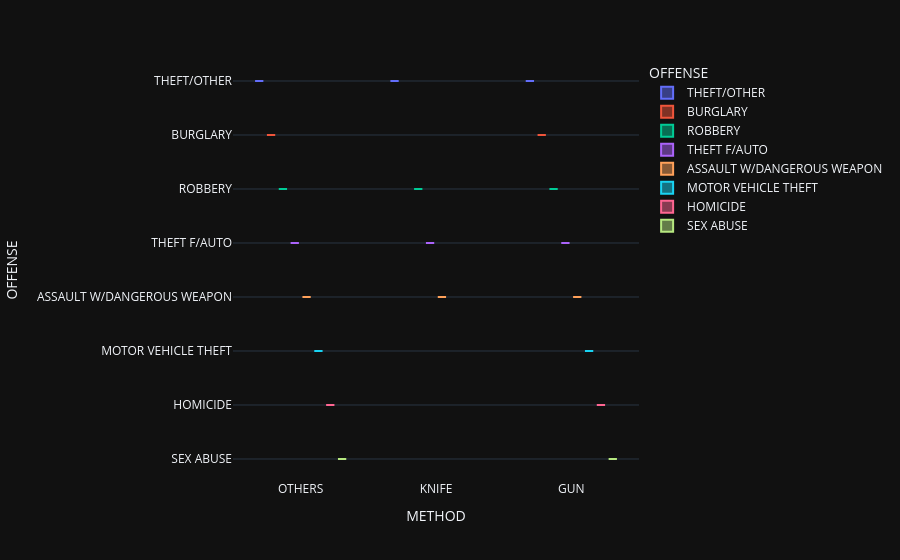
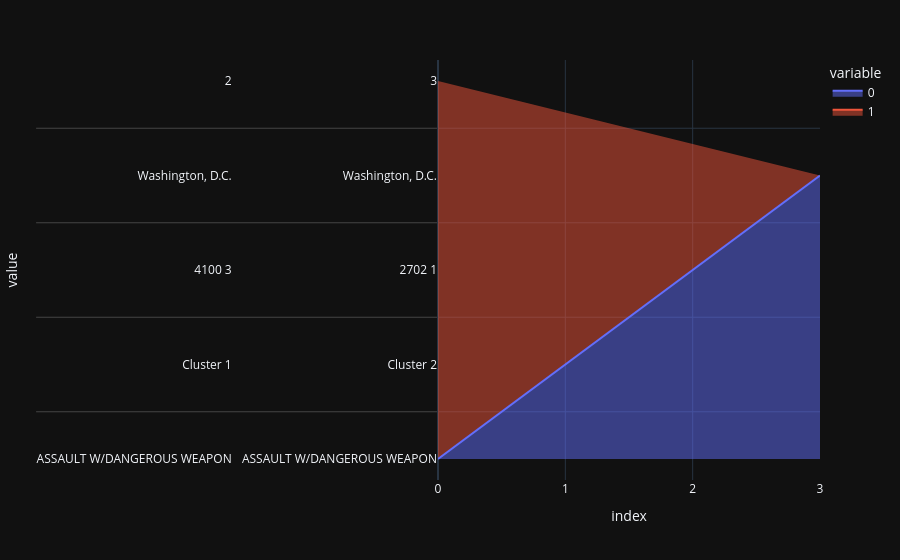
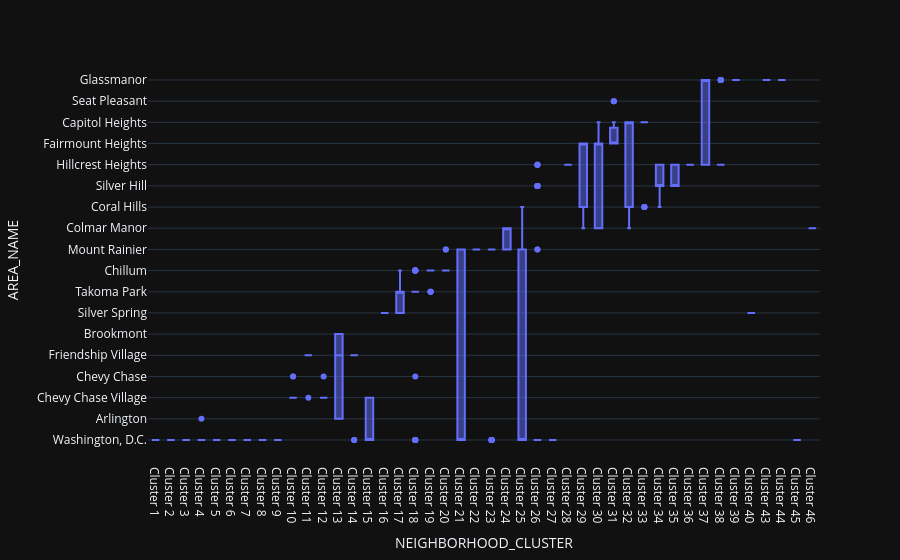
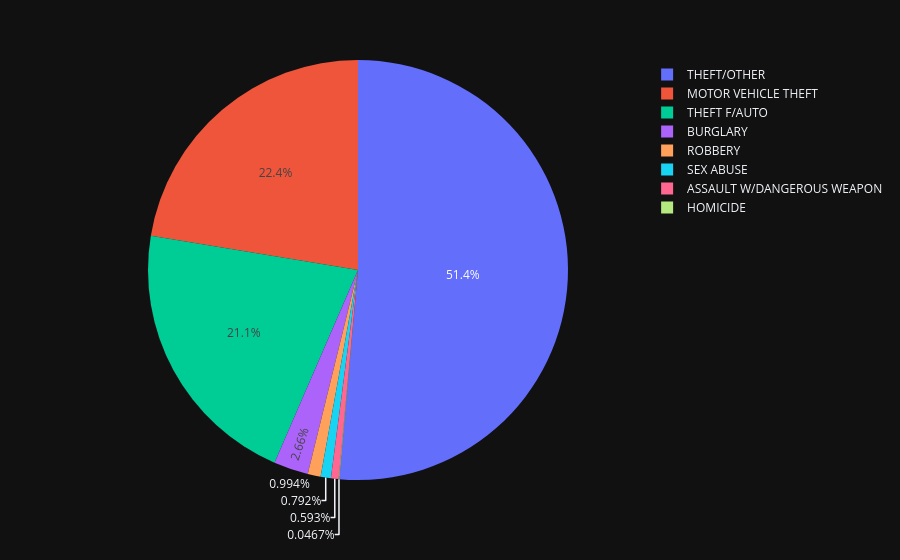

Here is the notebook cell these charts were saved with, in order:
### Code cell
fig1 = px.box(data,x ='METHOD',y='OFFENSE',color='OFFENSE',template='plotly_dark')
fig1.show()

fig2 = px.area(data.groupby(['OFFENSE','NEIGHBORHOOD_CLUSTER','BLOCK_GROUP-CENSUS_TRACT & WARD','AREA_NAME'])['DISTRICT'],template='plotly_dark')
fig2.show()

fig3 = px.box(data,x='NEIGHBORHOOD_CLUSTER',y='AREA_NAME',template='plotly_dark')
fig3.show()

fig4 = px.pie(data,names='OFFENSE',values=data['INCIDENT_DURATION'].apply(convert_to_hours_as_nums),template='plotly_dark') # type: ignore
fig4.show()

fig5 = px.treemap(data,path=['OFFENSE','METHOD','SHIFT'],template='plotly_dark')
fig5.show()

fig6 = px.area(data, x='INCIDENT_DURATION', y='REPORTING_GAP',template='plotly_dark')
fig6.show()

### Figure 1 — Plotly figure (JSON) as saved in the notebook; plotly's stock layout.template omitted (floating-point values rounded to 4 significant figures; data arrays with more than 128 entries replaced by an {"elided": "..."} marker saying what was removed)
{"data": [{"alignmentgroup": "True", "hovertemplate": "OFFENSE=%{y}<br>METHOD=%{x}<extra></extra>", "legendgroup": "THEFT/OTHER", "marker": {"color": "#636efa"}, "name": "THEFT/OTHER", "notched": false, "offsetgroup": "THEFT/OTHER", "orientation": "v", "showlegend": true, "type": "box", "x": {"elided": "884 str values"}, "x0": " ", "xaxis": "x", "y": {"elided": "884 str values"}, "y0": " ", "yaxis": "y"}, {"alignmentgroup": "True", "hovertemplate": "OFFENSE=%{y}<br>METHOD=%{x}<extra></extra>", "legendgroup": "BURGLARY", "marker": {"color": "#EF553B"}, "name": "BURGLARY", "notched": false, "offsetgroup": "BURGLARY", "orientation": "v", "showlegend": true, "type": "box", "x": ["OTHERS", "OTHERS", "OTHERS", "OTHERS", "OTHERS", "OTHERS", "OTHERS", "OTHERS", "OTHERS", "OTHERS", "OTHERS", "OTHERS", "OTHERS", "OTHERS", "OTHERS", "OTHERS", "OTHERS", "OTHERS", "OTHERS", "OTHERS", "OTHERS", "OTHERS", "GUN", "OTHERS", "OTHERS", "OTHERS", "OTHERS", "OTHERS", "OTHERS", "OTHERS", "OTHERS", "OTHERS", "OTHERS", "OTHERS", "OTHERS", "OTHERS", "OTHERS", "OTHERS", "OTHERS", "OTHERS", "OTHERS", "OTHERS", "OTHERS", "OTHERS", "OTHERS", "OTHERS", "OTHERS", "OTHERS", "OTHERS", "OTHERS", "OTHERS", "OTHERS", "OTHERS", "OTHERS", "OTHERS", "OTHERS", "OTHERS", "OTHERS"], "x0": " ", "xaxis": "x", "y": ["BURGLARY", "BURGLARY", "BURGLARY", "BURGLARY", "BURGLARY", "BURGLARY", "BURGLARY", "BURGLARY", "BURGLARY", "BURGLARY", "BURGLARY", "BURGLARY", "BURGLARY", "BURGLARY", "BURGLARY", "BURGLARY", "BURGLARY", "BURGLARY", "BURGLARY", "BURGLARY", "BURGLARY", "BURGLARY", "BURGLARY", "BURGLARY", "BURGLARY", "BURGLARY", "BURGLARY", "BURGLARY", "BURGLARY", "BURGLARY", "BURGLARY", "BURGLARY", "BURGLARY", "BURGLARY", "BURGLARY", "BURGLARY", "BURGLARY", "BURGLARY", "BURGLARY", "BURGLARY", "BURGLARY", "BURGLARY", "BURGLARY", "BURGLARY", "BURGLARY", "BURGLARY", "BURGLARY", "BURGLARY", "BURGLARY", "BURGLARY", "BURGLARY", "BURGLARY", "BURGLARY", "BURGLARY", "BURGLARY", "BURGLARY", "BURGLARY", "BURGLARY"], "y0": " ", "yaxis": "y"}, {"alignmentgroup": "True", "hovertemplate": "OFFENSE=%{y}<br>METHOD=%{x}<extra></extra>", "legendgroup": "ROBBERY", "marker": {"color": "#00cc96"}, "name": "ROBBERY", "notched": false, "offsetgroup": "ROBBERY", "orientation": "v", "showlegend": true, "type": "box", "x": ["OTHERS", "GUN", "GUN", "OTHERS", "GUN", "GUN", "GUN", "OTHERS", "KNIFE", "OTHERS", "OTHERS", "GUN", "OTHERS", "OTHERS", "OTHERS", "GUN", "GUN", "OTHERS", "OTHERS", "OTHERS", "OTHERS", "OTHERS", "OTHERS", "GUN", "GUN", "OTHERS", "OTHERS", "GUN", "OTHERS", "OTHERS", "OTHERS", "OTHERS", "OTHERS", "OTHERS", "KNIFE", "OTHERS", "OTHERS", "OTHERS", "GUN", "GUN", "GUN", "OTHERS", "GUN", "OTHERS", "GUN", "GUN", "GUN", "GUN", "OTHERS", "OTHERS", "OTHERS", "OTHERS", "GUN", "GUN", "OTHERS", "OTHERS", "OTHERS", "OTHERS", "KNIFE", "OTHERS", "OTHERS", "KNIFE", "OTHERS", "OTHERS", "OTHERS", "OTHERS", "OTHERS", "OTHERS", "GUN", "OTHERS", "OTHERS", "OTHERS", "OTHERS", "OTHERS", "OTHERS", "OTHERS", "OTHERS", "OTHERS", "GUN", "OTHERS", "OTHERS", "GUN", "OTHERS", "OTHERS", "OTHERS", "GUN", "OTHERS", "OTHERS", "GUN", "OTHERS", "OTHERS", "OTHERS", "OTHERS", "OTHERS", "OTHERS", "GUN", "OTHERS", "OTHERS", "GUN", "OTHERS", "GUN", "OTHERS", "OTHERS", "GUN"], "x0": " ", "xaxis": "x", "y": ["ROBBERY", "ROBBERY", "ROBBERY", "ROBBERY", "ROBBERY", "ROBBERY", "ROBBERY", "ROBBERY", "ROBBERY", "ROBBERY", "ROBBERY", "ROBBERY", "ROBBERY", "ROBBERY", "ROBBERY", "ROBBERY", "ROBBERY", "ROBBERY", "ROBBERY", "ROBBERY", "ROBBERY", "ROBBERY", "ROBBERY", "ROBBERY", "ROBBERY", "ROBBERY", "ROBBERY", "ROBBERY", "ROBBERY", "ROBBERY", "ROBBERY", "ROBBERY", "ROBBERY", "ROBBERY", "ROBBERY", "ROBBERY", "ROBBERY", "ROBBERY", "ROBBERY", "ROBBERY", "ROBBERY", "ROBBERY", "ROBBERY", "ROBBERY", "ROBBERY", "ROBBERY", "ROBBERY", "ROBBERY", "ROBBERY", "ROBBERY", "ROBBERY", "ROBBERY", "ROBBERY", "ROBBERY", "ROBBERY", "ROBBERY", "ROBBERY", "ROBBERY", "ROBBERY", "ROBBERY", "ROBBERY", "ROBBERY", "ROBBERY", "ROBBERY", "ROBBERY", "ROBBERY", "ROBBERY", "ROBBERY", "ROBBERY", "ROBBERY", "ROBBERY", "ROBBERY", "ROBBERY", "ROBBERY", "ROBBERY", "ROBBERY", "ROBBERY", "ROBBERY", "ROBBERY", "ROBBERY", "ROBBERY", "ROBBERY", "ROBBERY", "ROBBERY", "ROBBERY", "ROBBERY", "ROBBERY", "ROBBERY", "ROBBERY", "ROBBERY", "ROBBERY", "ROBBERY", "ROBBERY", "ROBBERY", "ROBBERY", "ROBBERY", "ROBBERY", "ROBBERY", "ROBBERY", "ROBBERY", "ROBBERY", "ROBBERY", "ROBBERY", "ROBBERY"], "y0": " ", "yaxis": "y"}, {"alignmentgroup": "True", "hovertemplate": "OFFENSE=%{y}<br>METHOD=%{x}<extra></extra>", "legendgroup": "THEFT F/AUTO", "marker": {"color": "#ab63fa"}, "name": "THEFT F/AUTO", "notched": false, "offsetgroup": "THEFT F/AUTO", "orientation": "v", "showlegend": true, "type": "box", "x": {"elided": "285 str values"}, "x0": " ", "xaxis": "x", "y": {"elided": "285 str values"}, "y0": " ", "yaxis": "y"}, {"alignmentgroup": "True", "hovertemplate": "OFFENSE=%{y}<br>METHOD=%{x}<extra></extra>", "legendgroup": "ASSAULT W/DANGEROUS WEAPON", "marker": {"color": "#FFA15A"}, "name": "ASSAULT W/DANGEROUS WEAPON", "notched": false, "offsetgroup": "ASSAULT W/DANGEROUS WEAPON", "orientation": "v", "showlegend": true, "type": "box", "x": ["OTHERS", "GUN", "KNIFE", "KNIFE", "KNIFE", "OTHERS", "GUN", "GUN", "GUN", "KNIFE", "KNIFE", "GUN", "GUN", "OTHERS", "GUN", "GUN", "GUN", "KNIFE", "OTHERS", "GUN", "KNIFE", "KNIFE", "OTHERS", "GUN", "GUN", "GUN", "OTHERS", "OTHERS", "GUN", "GUN", "GUN", "KNIFE", "GUN", "GUN", "KNIFE", "OTHERS", "KNIFE", "GUN", "OTHERS", "KNIFE", "GUN", "GUN", "GUN", "GUN", "KNIFE", "KNIFE", "GUN", "GUN", "OTHERS", "KNIFE", "GUN", "GUN", "GUN", "GUN", "OTHERS", "KNIFE", "GUN", "OTHERS", "GUN", "OTHERS", "GUN", "GUN", "GUN", "KNIFE", "GUN", "KNIFE", "GUN", "OTHERS", "GUN", "GUN", "GUN", "GUN", "GUN", "GUN", "GUN", "GUN", "KNIFE", "KNIFE", "GUN", "OTHERS", "GUN", "KNIFE", "OTHERS", "KNIFE"], "x0": " ", "xaxis": "x", "y": ["ASSAULT W/DANGEROUS WEAPON", "ASSAULT W/DANGEROUS WEAPON", "ASSAULT W/DANGEROUS WEAPON", "ASSAULT W/DANGEROUS WEAPON", "ASSAULT W/DANGEROUS WEAPON", "ASSAULT W/DANGEROUS WEAPON", "ASSAULT W/DANGEROUS WEAPON", "ASSAULT W/DANGEROUS WEAPON", "ASSAULT W/DANGEROUS WEAPON", "ASSAULT W/DANGEROUS WEAPON", "ASSAULT W/DANGEROUS WEAPON", "ASSAULT W/DANGEROUS WEAPON", "ASSAULT W/DANGEROUS WEAPON", "ASSAULT W/DANGEROUS WEAPON", "ASSAULT W/DANGEROUS WEAPON", "ASSAULT W/DANGEROUS WEAPON", "ASSAULT W/DANGEROUS WEAPON", "ASSAULT W/DANGEROUS WEAPON", "ASSAULT W/DANGEROUS WEAPON", "ASSAULT W/DANGEROUS WEAPON", "ASSAULT W/DANGEROUS WEAPON", "ASSAULT W/DANGEROUS WEAPON", "ASSAULT W/DANGEROUS WEAPON", "ASSAULT W/DANGEROUS WEAPON", "ASSAULT W/DANGEROUS WEAPON", "ASSAULT W/DANGEROUS WEAPON", "ASSAULT W/DANGEROUS WEAPON", "ASSAULT W/DANGEROUS WEAPON", "ASSAULT W/DANGEROUS WEAPON", "ASSAULT W/DANGEROUS WEAPON", "ASSAULT W/DANGEROUS WEAPON", "ASSAULT W/DANGEROUS WEAPON", "ASSAULT W/DANGEROUS WEAPON", "ASSAULT W/DANGEROUS WEAPON", "ASSAULT W/DANGEROUS WEAPON", "ASSAULT W/DANGEROUS WEAPON", "ASSAULT W/DANGEROUS WEAPON", "ASSAULT W/DANGEROUS WEAPON", "ASSAULT W/DANGEROUS WEAPON", "ASSAULT W/DANGEROUS WEAPON", "ASSAULT W/DANGEROUS WEAPON", "ASSAULT W/DANGEROUS WEAPON", "ASSAULT W/DANGEROUS WEAPON", "ASSAULT W/DANGEROUS WEAPON", "ASSAULT W/DANGEROUS WEAPON", "ASSAULT W/DANGEROUS WEAPON", "ASSAULT W/DANGEROUS WEAPON", "ASSAULT W/DANGEROUS WEAPON", "ASSAULT W/DANGEROUS WEAPON", "ASSAULT W/DANGEROUS WEAPON", "ASSAULT W/DANGEROUS WEAPON", "ASSAULT W/DANGEROUS WEAPON", "ASSAULT W/DANGEROUS WEAPON", "ASSAULT W/DANGEROUS WEAPON", "ASSAULT W/DANGEROUS WEAPON", "ASSAULT W/DANGEROUS WEAPON", "ASSAULT W/DANGEROUS WEAPON", "ASSAULT W/DANGEROUS WEAPON", "ASSAULT W/DANGEROUS WEAPON", "ASSAULT W/DANGEROUS WEAPON", "ASSAULT W/DANGEROUS WEAPON", "ASSAULT W/DANGEROUS WEAPON", "ASSAULT W/DANGEROUS WEAPON", "ASSAULT W/DANGEROUS WEAPON", "ASSAULT W/DANGEROUS WEAPON", "ASSAULT W/DANGEROUS WEAPON", "ASSAULT W/DANGEROUS WEAPON", "ASSAULT W/DANGEROUS WEAPON", "ASSAULT W/DANGEROUS WEAPON", "ASSAULT W/DANGEROUS WEAPON", "ASSAULT W/DANGEROUS WEAPON", "ASSAULT W/DANGEROUS WEAPON", "ASSAULT W/DANGEROUS WEAPON", "ASSAULT W/DANGEROUS WEAPON", "ASSAULT W/DANGEROUS WEAPON", "ASSAULT W/DANGEROUS WEAPON", "ASSAULT W/DANGEROUS WEAPON", "ASSAULT W/DANGEROUS WEAPON", "ASSAULT W/DANGEROUS WEAPON", "ASSAULT W/DANGEROUS WEAPON", "ASSAULT W/DANGEROUS WEAPON", "ASSAULT W/DANGEROUS WEAPON", "ASSAULT W/DANGEROUS WEAPON", "ASSAULT W/DANGEROUS WEAPON"], "y0": " ", "yaxis": "y"}, {"alignmentgroup": "True", "hovertemplate": "OFFENSE=%{y}<br>METHOD=%{x}<extra></extra>", "legendgroup": "MOTOR VEHICLE THEFT", "marker": {"color": "#19d3f3"}, "name": "MOTOR VEHICLE THEFT", "notched": false, "offsetgroup": "MOTOR VEHICLE THEFT", "orientation": "v", "showlegend": true, "type": "box", "x": {"elided": "192 str values"}, "x0": " ", "xaxis": "x", "y": {"elided": "192 str values"}, "y0": " ", "yaxis": "y"}, {"alignmentgroup": "True", "hovertemplate": "OFFENSE=%{y}<br>METHOD=%{x}<extra></extra>", "legendgroup": "HOMICIDE", "marker": {"color": "#FF6692"}, "name": "HOMICIDE", "notched": false, "offsetgroup": "HOMICIDE", "orientation": "v", "showlegend": true, "type": "box", "x": ["GUN", "OTHERS", "GUN", "GUN", "GUN", "GUN", "GUN"], "x0": " ", "xaxis": "x", "y": ["HOMICIDE", "HOMICIDE", "HOMICIDE", "HOMICIDE", "HOMICIDE", "HOMICIDE", "HOMICIDE"], "y0": " ", "yaxis": "y"}, {"alignmentgroup": "True", "hovertemplate": "OFFENSE=%{y}<br>METHOD=%{x}<extra></extra>", "legendgroup": "SEX ABUSE", "marker": {"color": "#B6E880"}, "name": "SEX ABUSE", "notched": false, "offsetgroup": "SEX ABUSE", "orientation": "v", "showlegend": true, "type": "box", "x": ["GUN", "OTHERS", "OTHERS", "OTHERS", "OTHERS", "OTHERS", "OTHERS", "OTHERS", "OTHERS", "OTHERS"], "x0": " ", "xaxis": "x", "y": ["SEX ABUSE", "SEX ABUSE", "SEX ABUSE", "SEX ABUSE", "SEX ABUSE", "SEX ABUSE", "SEX ABUSE", "SEX ABUSE", "SEX ABUSE", "SEX ABUSE"], "y0": " ", "yaxis": "y"}], "layout": {"boxmode": "group", "legend": {"title": {"text": "OFFENSE"}, "tracegroupgap": 0}, "margin": {"t": 60}, "xaxis": {"anchor": "y", "domain": [0, 1], "title": {"text": "METHOD"}}, "yaxis": {"anchor": "x", "categoryarray": ["SEX ABUSE", "HOMICIDE", "MOTOR VEHICLE THEFT", "ASSAULT W/DANGEROUS WEAPON", "THEFT F/AUTO", "ROBBERY", "BURGLARY", "THEFT/OTHER"], "categoryorder": "array", "domain": [0, 1], "title": {"text": "OFFENSE"}}}}

### Figure 2 — Plotly figure (JSON) as saved in the notebook; plotly's stock layout.template omitted (floating-point values rounded to 4 significant figures; data arrays with more than 128 entries replaced by an {"elided": "..."} marker saying what was removed)
{"data": [{"fillpattern": {"shape": ""}, "hovertemplate": "variable=0<br>index=%{x}<br>value=%{y}<extra></extra>", "legendgroup": "0", "line": {"color": "#636efa"}, "marker": {"symbol": "circle"}, "mode": "lines", "name": "0", "orientation": "v", "showlegend": true, "stackgroup": "1", "type": "scatter", "x": {"elided": "898 int values"}, "xaxis": "x", "y": {"elided": "898x4 str values"}, "yaxis": "y"}, {"fillpattern": {"shape": ""}, "hovertemplate": "variable=1<br>index=%{x}<br>value=%{y}<extra></extra>", "legendgroup": "1", "line": {"color": "#EF553B"}, "marker": {"symbol": "circle"}, "mode": "lines", "name": "1", "orientation": "v", "showlegend": true, "stackgroup": "1", "type": "scatter", "x": {"elided": "898 int values"}, "xaxis": "x", "y": {"elided": "898 rows, 1624 int values in total"}, "yaxis": "y"}], "layout": {"legend": {"title": {"text": "variable"}, "tracegroupgap": 0}, "margin": {"t": 60}, "xaxis": {"anchor": "y", "domain": [0, 1], "title": {"text": "index"}}, "yaxis": {"anchor": "x", "domain": [0, 1], "title": {"text": "value"}}}}

### Figure 3 — Plotly figure (JSON) as saved in the notebook; plotly's stock layout.template omitted (floating-point values rounded to 4 significant figures; data arrays with more than 128 entries replaced by an {"elided": "..."} marker saying what was removed)
{"data": [{"alignmentgroup": "True", "hovertemplate": "NEIGHBORHOOD_CLUSTER=%{x}<br>AREA_NAME=%{y}<extra></extra>", "legendgroup": "", "marker": {"color": "#636efa"}, "name": "", "notched": false, "offsetgroup": "", "orientation": "v", "showlegend": false, "type": "box", "x": {"elided": "1624 str values"}, "x0": " ", "xaxis": "x", "y": {"elided": "1624 str values"}, "y0": " ", "yaxis": "y"}], "layout": {"boxmode": "group", "legend": {"tracegroupgap": 0}, "margin": {"t": 60}, "xaxis": {"anchor": "y", "domain": [0, 1], "title": {"text": "NEIGHBORHOOD_CLUSTER"}}, "yaxis": {"anchor": "x", "domain": [0, 1], "title": {"text": "AREA_NAME"}}}}

### Figure 4 — Plotly figure (JSON) as saved in the notebook; plotly's stock layout.template omitted (floating-point values rounded to 4 significant figures; data arrays with more than 128 entries replaced by an {"elided": "..."} marker saying what was removed)
{"data": [{"domain": {"x": [0, 1], "y": [0, 1]}, "hovertemplate": "OFFENSE=%{label}<br>value=%{value}<extra></extra>", "labels": {"elided": "1624 str values"}, "legendgroup": "", "name": "", "showlegend": true, "type": "pie", "values": {"elided": "1624 float values"}}], "layout": {"legend": {"tracegroupgap": 0}, "margin": {"t": 60}}}
